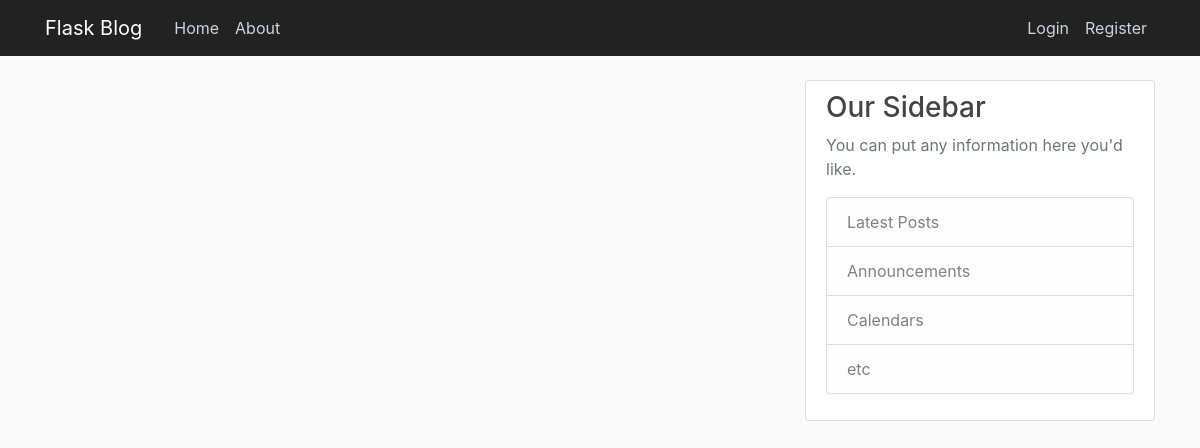
Page /home on the earlier database version.
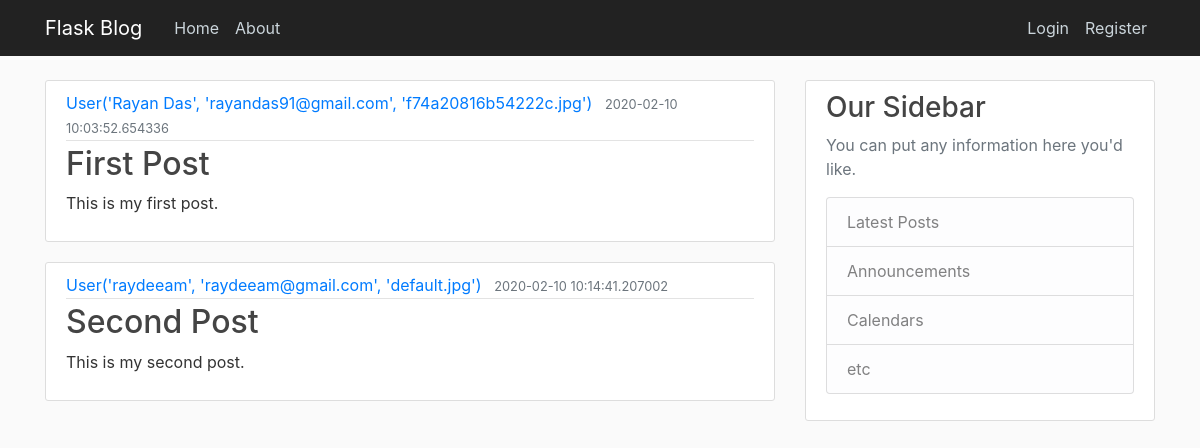
Same page on the later database version.
### flaskapp/models.py (models this page shows, shortened)
class Post(db.Model):
    id = db.Column(db.Integer, primary_key=True)
    title = db.Column(db.String(100), nullable=False)
    date_posted = db.Column(db.DateTime, nullable=False, default=datetime.utcnow)
    content = db.Column(db.Text, nullable=False)
    user_id = db.Column(db.Integer, db.ForeignKey('user.id'), nullable=False)

class User(db.Model, UserMixin):
    id = db.Column(db.Integer, primary_key=True)
    username = db.Column(db.String(20), unique=True, nullable=False)
    email = db.Column(db.String(120), unique=True, nullable=False)
    image_file = db.Column(db.String(20), nullable=False, default='default.jpg')
    password = db.Column(db.String(60), nullable=False)
    posts = db.relationship('Post', backref='author', lazy=True)
    def __repr__(self):
        return f"User('{self.username}', '{self.email}', '{self.image_file}')"

### flaskapp/routes.py (the view)
@app.route("/")
@app.route("/home")
def home():
    posts = Post.query.all()
    return render_template('home.html', posts=posts)

### flaskapp/templates/home.html
{% extends "layout.html" %}
{% block content %}
    {% for post in posts %}
        <article class="media content-section">
          <div class="media-body">
            <div class="article-metadata">
              <a class="mr-2" href="#">{{ post.author }}</a>
              <small class="text-muted">{{ post.date_posted }}</small>
            </div>
            <h2><a class="article-title" href="#">{{ post.title }}</a></h2>
            <p class="article-content">{{ post.content }}</p>
          </div>
        </article>
    {% endfor %}
{% endblock content %}

### flaskapp/templates/layout.html (shortened to what this page needs)
<!DOCTYPE html>
<html>
<head>
      <link rel="stylesheet" href="https://maxcdn.bootstrapcdn.com/bootstrap/4.0.0/css/bootstrap.min.css">
      <link rel="stylesheet" type="text/css" href="{{ url_for('static', filename='main.css') }}">
</head>
<body>
    <header class="site-header">
      <nav class="navbar navbar-expand-md navbar-dark bg-steel fixed-top">
        <div class="container">
          <a class="navbar-brand mr-4" href="/">Flask Blog</a>
          <div class="collapse navbar-collapse" id="navbarToggle">
            <div class="navbar-nav mr-auto">
              <a class="nav-item nav-link" href="/">Home</a>
              <a class="nav-item nav-link" href="/about">About</a>
            </div>
            <div class="navbar-nav">
              {% if current_user.is_authenticated %}
                <a class="nav-item nav-link" href="{{ url_for('account')}}">Account</a>
                <a class="nav-item nav-link" href="{{ url_for('logout')}}">logout</a>
              {% else %}
                <a class="nav-item nav-link" href="{{ url_for('login')}}">Login</a>
                <a class="nav-item nav-link" href="{{ url_for('register')}}">Register</a>
              {% endif %}
            </div>
          </div>
        </div>
      </nav>
    </header>
    <main role="main" class="container">
      <div class="row">
        <div class="col-md-8">
          {% block content %}{% endblock %}
        </div>
        <div class="col-md-4">
          <div class="content-section">
            <h3>Our Sidebar</h3>
            <p class='text-muted'>You can put any information here you'd like.
              <ul class="list-group">
                <li class="list-group-item list-group-item-light">Latest Posts</li>
                <li class="list-group-item list-group-item-light">Announcements</li>
                <li class="list-group-item list-group-item-light">Calendars</li>
                <li class="list-group-item list-group-item-light">etc</li>
              </ul>
            </p>
          </div>
        </div>
      </div>
    </main>
</body>
</html>

### flaskapp/static/main.css (style rules this page uses)
body { background: #fafafa; color: #333333; margin-top: 5rem; }
h1, h2, h3, h4, h5, h6 { color: #444444; }
.bg-steel { background-color: #222222; }
.site-header .navbar-nav .nav-link { color: #cbd5db; }
.content-section { background: #ffffff; padding: 10px 20px; border: 1px solid #dddddd; border-radius: 3px; margin-bottom: 20px; }
.article-title { color: #444444; }
.article-content { white-space: pre-line; }
.article-metadata { padding-bottom: 1px; margin-bottom: 4px; border-bottom: 1px solid #e3e3e3 }

Differences in the rows shown:
added Post: author "User('Rayan Das', 'rayandas91@gmail.com', 'f74a20816b54222c.jpg')", date_posted "2020-02-10 10:03:52.654336", title "First Post", content "This is my first post."
added Post: author "User('raydeeam', 'raydeeam@gmail.com', 'default.jpg')", date_posted "2020-02-10 10:14:41.207002", title "Second Post", content "This is my second post."
